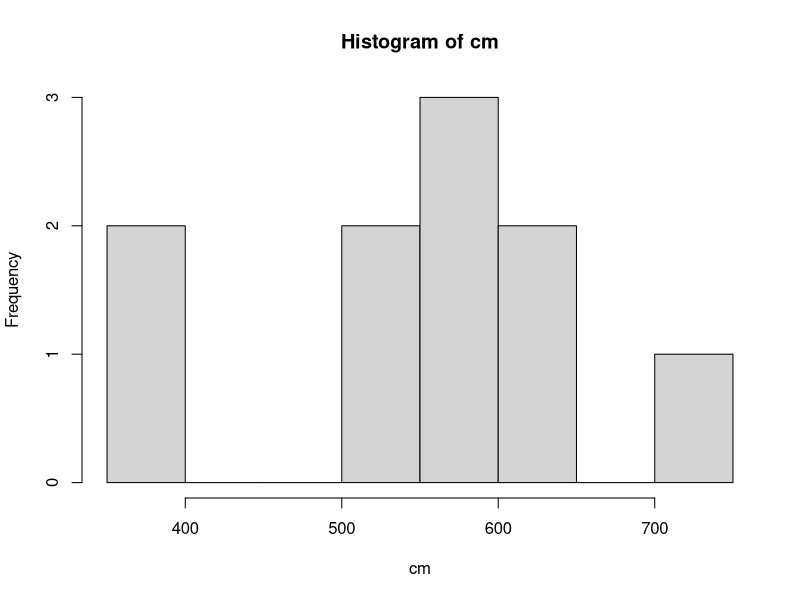

Write R code to recreate this figure.
# Sheet 1: Introduction to R, RStudio
# WS 2022/23

# Task 1:  Calculate the following quantities:
# sum of 52.3, 74.8, 3.17
52.3+74.8+3.17
# the square root of 144
144**0.5
# the 10-based logarithm of 200 multiplied with sin of $\pi/4$
log10(200)*sin(pi/4)
# the cumulative sum of the numbers 1,3,18,20,2 
cumsum(c(1,3,18,20,2))
# find 10 numbers between 0 and 20 rounded to the nearest
sample(x = 0:20, size = 10, replace = FALSE)
# or
round(runif(n = 10, min = 0, max = 20))

# Task 2: Assigning Variables
# Assign the number 5 to x and the number 10 to y.
x <- 5
y <- 10
# Calculate the product of x and y.
x * y
# Store the result in a new variable z.
z <- x * y
# Inspect your workspace by clicking the ``environment'' tab in RStudio, and find the three objects.

# Make a vector myvec of the objects x,y,z.
myvec <- c(x,y,z)
# Find the minimum, the maximum and the mean of the vector.
min(myvec)
max(myvec)
mean(myvec)
# Remove myvec from the workspace.
rm(myvec)
  
# Task 3 rainfall in the first ten days in a year
# Read them into a vector using the c() command.
rainfall <- c(0.1,0.5,2.3,1.1,11.3,14.7,23.4,15.7,0,0.9)
# Calulate the mean and the standard deviation.
mean(rainfall)
sd(rainfall)
# Calculate the cumulative rainfall over these ten days. What is total sum of the rainfall?
cumsum(rainfall)
sum(rainfall)
# Which day saw the highest rainfall? Find an appropriate R command. 
which.max(rainfall)
which(rainfall == max(rainfall))
# Take a subset of the rainfall data where rain is larger than 10. 
rainfall[rainfall>10]
# What is mean rainfall for days where the rainfall was at least 5?
mean(rainfall[rainfall >=5])  
# Subset the vector where it is either exactly 0 or 1.1 and find the corresponding 
# days where the rainfall is 0 or 1.1
rainfall[rainfall == 0 | rainfall == 1.1] # alternative solution: rainfall[rainfall %in% c(0,1.1)]
which(rainfall %in% c(0,1.1))

# Task 4: The length of five cylinders and their diameters
# Read these vectors into two vectors with appropriate names.
len <- c(2.5, 3.4, 4.8, 3.1, 1.7)
diam <- c(0.7, 0.4, 0.5, 0.5, 0.9)
# Calculate the volumes of each cylinder and store it in a new vector.
vol <- len * (0.5*diam)**2 * pi
vol
# Assume the values are given in centimeter. Recalculate the volumes so that 
# their units are cubic millimeter.
vol.cm <- 10*len * (10*diam/2)**2 * pi
vol.cm

# Task 5: Inspect the R commands union(), setdiff() and intersect()
x <- c(1,2,3,4,5)
y <- c(3,5,7,9)
# Find values that are contained in both x and y.
intersect(x,y)
# Find values that are in x but not y and vice versa.
setdiff(x,y) # x without y
setdiff(y,x) # y without x
# Construct a vector that contains all values contained in either x
# or y. Compare the result with c(x,y).
union(x,y)
# c(x,y) only concatenates x and y
c(x,y)

# Task 6 Construct a matrix with 8 rows and 10 columns. The first row should
# contain the numbers 0, 2, 4, ..., 18 and the other rows should random
# integer numbers between 0 and 10. 
mat1 <- matrix(c(seq(0,18, by = 2), 
                 as.integer(runif(70,0,1000))), 
               nrow = 8, ncol = 10, byrow = TRUE)
mat1
# Calculate the row means of this matrix (use rowMeans()) and the standard 
# deviation across the row means.
rm <- rowMeans(mat1)
rm
sd(rm)
# Store the rows 2,3,..,8 in a other matrix and calculate the column means. 
# Use the command hist() to create a histogram of the column means.
# removing the first row of mat1 
mat2 <- mat1[-1,]
mat2
# colum means of mat2
cm <- colMeans(mat2)
cm
# creating a histogram of cm
hist(cm)

# Task 7 The R dataset mpg
# Inspect the dataset mpg.
library(ggplot2)
library(tidyverse)
help(mpg)
names(mpg)
head(mpg)
# Create an empty tibble str_mpg with variables name, type,
# level and dc of type character(). 
str_mpg <- tibble(name = character(), type = character(), level = character(), dc = character())
# Add for every variable in the dataset mpg a row containing for every variable the
# name, the type, the level of measurement and discrete/continous. 
str_mpg <- str_mpg %>%
  add_row(name = "manufacturer", type = "qualitative", level = "nominal", dc = "discrete") %>%
  add_row(name = "model", type = "qualitative", level = "nominal", dc = "discrete") %>%
  add_row(name = "displ", type = "quantitative", level = "ratio", dc = "continous") %>%
  add_row(name = "year", type = "quantitative", level = "interval", dc = "discrete") %>%
  add_row(name = "cyl", type = "quantitative", level = "ratio", dc = "discrete") %>%
  add_row(name = "trans", type = "qualitative",level = "nominal", dc = "discrete") %>%
  add_row(name = "drv", type = "qualitative", level = "nominal", dc = "discrete") %>%
  add_row(name = "cty", type = "quantitative", level = "ratio", dc = "continous") %>%
  add_row(name = "hwy", type = "quantitative", level = "ratio", dc = "continous") %>%
  add_row(name = "fl", type = "qualitative", level = "nominal", dc = "discrete") %>%
  add_row(name = "class", type = "qualitative", level = "nominal", dc = "discrete")
head(str_mpg)
# Display the structure
str(str_mpg)
# Use the tibble to display all variables which are quantitative and discrete 
# applying the R function subset().
subset(str_mpg, subset = (type == "quantitative" & dc == "discrete"))
# alternative solution
str_mpg %>% filter(type == "quantitative", dc == "discrete")

# Task 8
# a) Create a list containing the string "John", the string "Mary" and the vector
#    (4,6,10). The list describes a family with names of father, mother and the ages
#    of the children.
family <- list(father = "John", mother = "Mary", child.ages = c(4,6,10))
# b) Create a second list containing the names Bob, Cate and Susan of the children.
children.names <- list("Bob", "Cate", "Susan")
# c) Concatenate the lists. Use the c() and the list() function. What are the differences?
family.1 <- c(family, children.names)     # 3 strings are added to the list family
family.2 <- list(family, children.names)  # Another list has been added
# d) Access the concatenated list to create directly a list containing for every
#    child name and age.
children.1 <- list(child1 = c(family.1[[4]], family.1[[3]][1]), 
                   child2 = c(family.1[[5]], family.1[[3]][2]),
                   child3 = c(family.1[[6]], family.1[[3]][3]))
children.2 <- list(child1 = c(family.2[[2]][1], family.2[[1]][[3]][1]), 
                   child2 = c(family.2[[2]][2], family.2[[1]][[3]][2]),
                   child3 = c(family.2[[2]][3], family.2[[1]][[3]][3]))